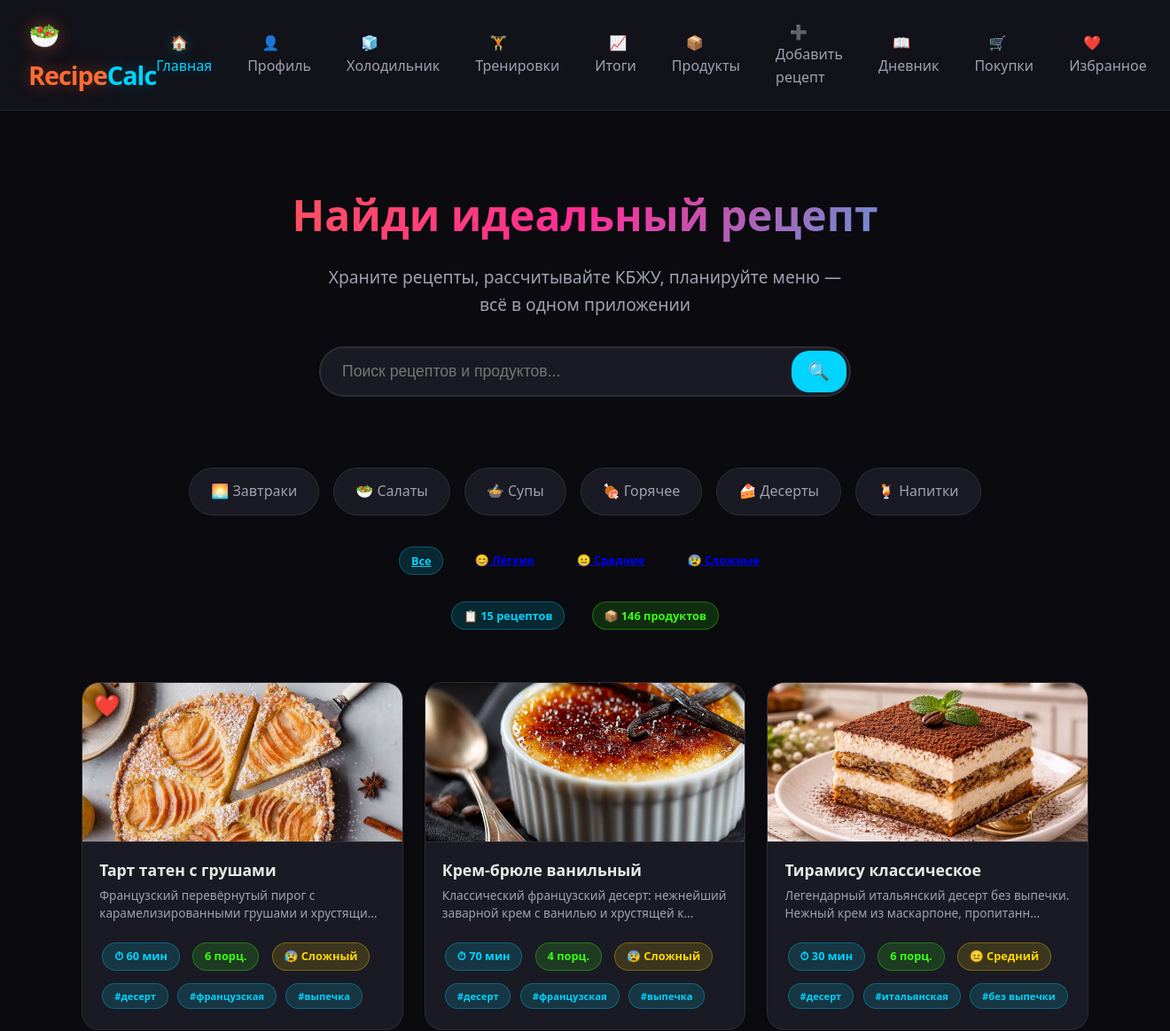
The app's page / (upper part), older data.
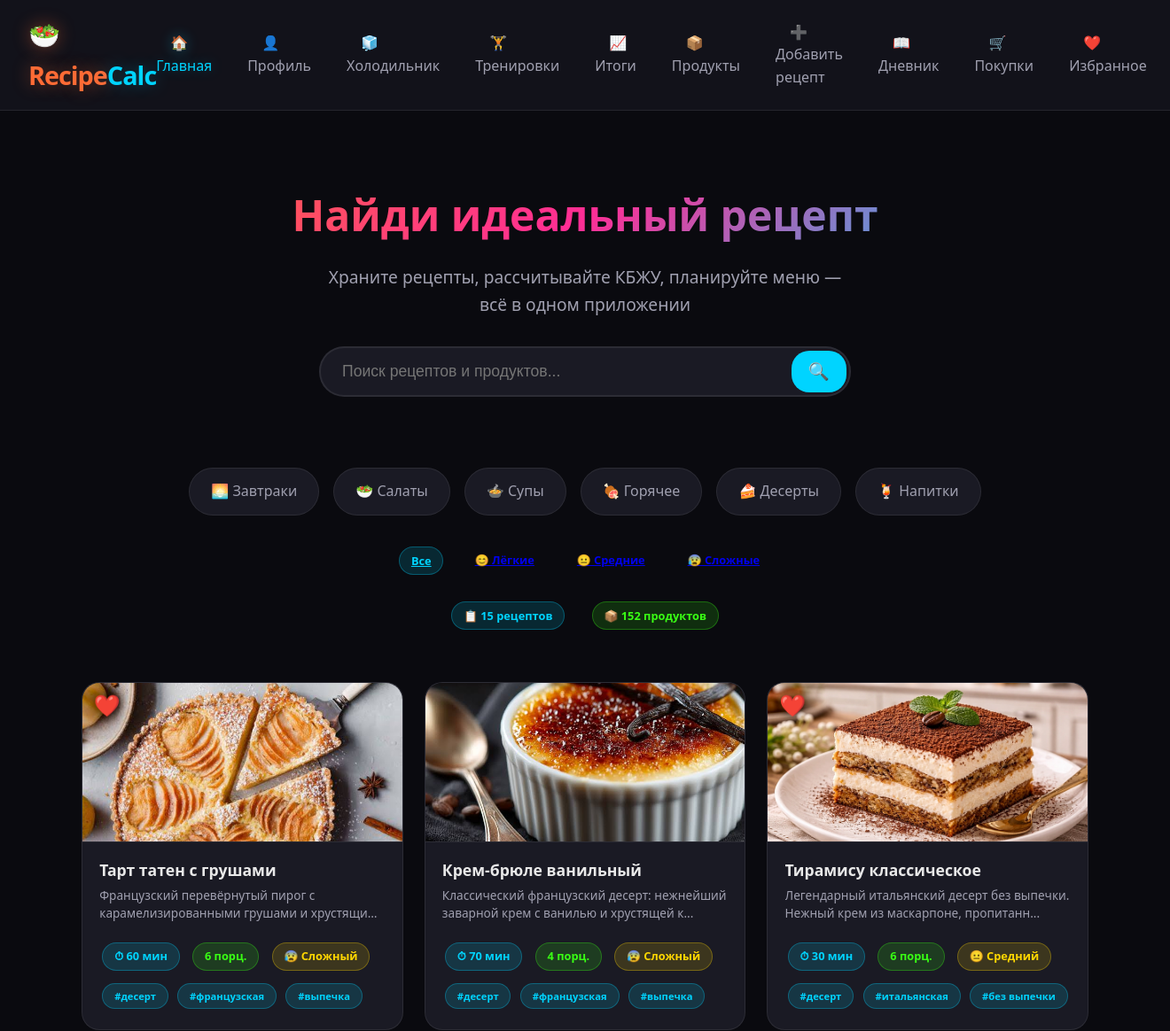
The same page, newer data.
### models.py (models this page shows, shortened)
class Recipe(db.Model):
    id = db.Column(db.Integer, primary_key=True)
    title = db.Column(db.String(200), nullable=False)
    description = db.Column(db.Text, default='')
    image = db.Column(db.String(300), default='')
    prep_time = db.Column(db.Integer, default=0)
    cook_time = db.Column(db.Integer, default=0)
    total_time = db.Column(db.Integer, default=0)
    default_portions = db.Column(db.Integer, default=1)
    difficulty = db.Column(db.String(20), default='easy')
    tags = db.Column(db.String(300), default='')
    instructions = db.Column(db.Text, default='')  # JSON steps
    created_at = db.Column(db.DateTime, default=datetime.utcnow)
    updated_at = db.Column(db.DateTime, default=datetime.utcnow, onupdate=datetime.utcnow)
    favorites = db.Column(db.Boolean, default=False)
    rating = db.Column(db.Float, default=0.0)
    rating_count = db.Column(db.Integer, default=0)
    ingredients = db.relationship('RecipeIngredient',
                                  backref='recipe',
                                  lazy=True,
                                  cascade="all, delete-orphan")

### routes/main.py (the view)
@main_bp.route('/')
def index():
    search_query = request.args.get('q', '')
    difficulty_filter = request.args.get('difficulty', '')
    favorites_filter = request.args.get('favorites', '0')
    sort_by = request.args.get('sort', 'newest')
    page = request.args.get('page', 1, type=int)
    per_page = 12
    query = Recipe.query
    if search_query:
        search_lower = search_query.lower()
        all_recipes = Recipe.query.all()
        filtered = []
        for r in all_recipes:
            if (search_lower in r.title.lower() or
                    search_lower in (r.description or '').lower() or
                    search_lower in (r.tags or '').lower() or
                    any(search_lower in (ing.product.name.lower() if ing.product else '') for ing in r.ingredients)):
                filtered.append(r)
        if sort_by == 'quick':
            filtered.sort(key=lambda x: x.total_time)
        else:
            filtered.sort(key=lambda x: x.created_at, reverse=True)
        total = len(filtered)
        per_page = 12
        page = request.args.get('page', 1, type=int)
        start = (page - 1) * per_page
        end = start + per_page
        recipes = filtered[start:end]
        class Pagination:
            pass
        pagination = Pagination()
        pagination.page = page
        pagination.per_page = per_page
        pagination.total = total
        pagination.pages = (total // per_page) + (1 if total % per_page else 0)
        pagination.has_prev = page > 1
        pagination.has_next = end < total
        pagination.prev_num = page - 1
        pagination.next_num = page + 1
    else:
        query = Recipe.query
    if difficulty_filter:
        query = query.filter(Recipe.difficulty == difficulty_filter)
    if favorites_filter == '1':
        query = query.filter(Recipe.favorites == True)
    if sort_by == 'quick':
        query = query.order_by(Recipe.total_time.asc())
    else:  # newest
        query = query.order_by(Recipe.created_at.desc())
    pagination = query.paginate(page=page, per_page=per_page, error_out=False)
    recipes = pagination.items
    categories = [
        {'name': 'Завтраки', 'icon': '🌅', 'tag': 'завтрак'},
        {'name': 'Салаты', 'icon': '🥗', 'tag': 'салат'},
        {'name': 'Супы', 'icon': '🍲', 'tag': 'суп'},
        {'name': 'Горячее', 'icon': '🍖', 'tag': 'горячее'},
        {'name': 'Десерты', 'icon': '🍰', 'tag': 'десерт'},
        {'name': 'Напитки', 'icon': '🍹', 'tag': 'напиток'},
    ]
    stats = {
        'total_recipes': Recipe.query.count(),
        'total_products': Product.query.count(),
    }
    return render_template(
        'index.html',
        recipes=recipes,
        query=search_query,
        categories=categories,
        stats=stats,
        difficulty_filter=difficulty_filter,
        favorites_filter=favorites_filter,
        sort_by=sort_by,
        pagination=pagination
    )

### templates/index.html (shortened to what this page needs)
{% extends "base.html" %}
{% block content %}
<div class="hero">
    <h1>Найди идеальный рецепт</h1>
    <p>Храните рецепты, рассчитывайте КБЖУ, планируйте меню — всё в одном приложении</p>
    <div class="search-box">
        <form action="{{ url_for('main.search') }}" method="GET" class="search-form">
            <input type="text" name="q" id="mainSearchInput" placeholder="Поиск рецептов и продуктов..."
                   value="{{ query }}" autocomplete="off" class="search-input">
            <button type="submit" class="search-btn">🔍</button>
        </form>
    </div>
</div>
<div class="category-grid">
    {% for cat in categories %}
    <a href="{{ url_for('main.index', q=cat.tag) }}" class="category-item">
        {{ cat.icon }} {{ cat.name }}
    </a>
    {% endfor %}
</div>
<div class="d-flex gap-2 flex-wrap mb-3 justify-content-center">
    <a href="{{ url_for('main.index', q=query, sort=sort_by, difficulty='') }}"
       class="badge {% if not difficulty_filter %}badge-primary{% endif %}">
        Все
    </a>
    <a href="{{ url_for('main.index', q=query, difficulty='easy') }}"
       class="badge {% if difficulty_filter == 'easy' %}badge-success{% endif %}">
        😊 Лёгкие
    </a>
    <a href="{{ url_for('main.index', q=query, difficulty='medium') }}"
       class="badge {% if difficulty_filter == 'medium' %}badge-warning{% endif %}">
        😐 Средние
    </a>
    <a href="{{ url_for('main.index', q=query, difficulty='hard') }}"
       class="badge {% if difficulty_filter == 'hard' %}badge-danger{% endif %}">
        😰 Сложные
    </a>
</div>
<div class="d-flex gap-3 justify-content-center mb-4">
    <span class="badge badge-primary">📋 {{ stats.total_recipes }} рецептов</span>
    <span class="badge badge-success">📦 {{ stats.total_products }} продуктов</span>
</div>
{% if recipes %}
<div class="recipe-grid">
    {% for recipe in recipes %}
    <a href="{{ url_for('recipes.view_recipe', recipe_id=recipe.id) }}"
       class="recipe-card-link">
        <div class="card">
            {% if recipe.image %}
            <img src="{{ url_for('static', filename=recipe.image) }}"
                 alt="{{ recipe.title }}" class="card-img">
            {% else %}
            <div class="card-img-placeholder">
                🍽️
            </div>
            {% endif %}
            {% if recipe.favorites %}
            <span class="favorite-badge" title="В избранном">❤️</span>
            {% endif %}
            <div class="card-body">
                <h3 class="card-title" title="{{ recipe.title }}">{{ recipe.title }}</h3>
                <p class="card-text">
                    {% if recipe.description %}
                        {{ recipe.description[:80] }}{% if recipe.description|length > 80 %}...{% endif %}
                    {% else %}
                        Нет описания
                    {% endif %}
                </p>
                <div class="card-tags">
                    <div class="d-flex gap-1 flex-wrap">
                        {% if recipe.total_time %}
                        <span class="badge badge-primary">⏱ {{ recipe.total_time }} мин</span>
                        {% endif %}
                        <span class="badge badge-success">{{ recipe.default_portions }} порц.</span>
                        <span class="badge badge-warning">
                            {% if recipe.difficulty == 'easy' %}😊 Лёгкий
                            {% elif recipe.difficulty == 'medium' %}😐 Средний
                            {% else %}😰 Сложный{% endif %}
                        </span>
                    </div>
                    <div class="mt-1">
                        {% if recipe.tags %}
                            {% for tag in recipe.tags.split(',')[:3] %}
                                {% if tag.strip() %}
                                <span class="badge badge-primary" style="font-size:0.7rem;">#{{ tag.strip() }}</span>
                                {% endif %}
                            {% endfor %}
                        {% endif %}
                    </div>
                </div>
            </div>
        </div>
    </a>
    {% endfor %}
</div>
{% endif %}
{% endblock %}

### templates/base.html (shortened to what this page needs)
<!DOCTYPE html>
<html lang="ru">
<head>
    <link rel="stylesheet" href="{{ url_for('static', filename='css/style.css') }}">
</head>
<body>
    <nav class="navbar">
        <a href="{{ url_for('main.index') }}" class="navbar-brand">
            🥗 Recipe<span>Calc</span>
        </a>
        <ul class="navbar-nav">
            <li><a href="{{ url_for('main.index') }}" class="{% if request.endpoint == 'main.index' %}active{% endif %}">
                🏠 Главная
            </a></li>
            <li><a href="{{ url_for('profile.profile') }}" class="{% if 'profile' in request.endpoint %}active{% endif %}">👤 Профиль</a></li>
            <li><a href="{{ url_for('main.fridge') }}" class="{% if request.endpoint == 'main.fridge' %}active{% endif %}">🧊 Холодильник</a></li>
            <li><a href="{{ url_for('workouts.workouts') }}" class="{% if 'workouts' in request.endpoint %}active{% endif %}">🏋️ Тренировки</a></li>
            <li><a href="{{ url_for('stats.stats') }}" class="{% if 'stats' in request.endpoint %}active{% endif %}">📈 Итоги</a></li>
            <li><a href="{{ url_for('products.product_list') }}" class="{% if 'products' in request.endpoint %}active{% endif %}">
                📦 Продукты
            </a></li>
            <li><a href="{{ url_for('recipes.add_recipe') }}" class="{% if request.endpoint == 'recipes.add_recipe' %}active{% endif %}">
                ➕ Добавить рецепт
            </a></li>
            <li><a href="{{ url_for('diary.diary') }}" class="{% if 'diary' in request.endpoint %}active{% endif %}">
                📖 Дневник
            </a></li>
            <li><a href="{{ url_for('shopping.shopping_list') }}" class="{% if 'shopping' in request.endpoint %}active{% endif %}">🛒 Покупки</a></li>
            <li><a href="{{ url_for('main.index', favorites='1') }}" class="{% if request.args.get('favorites') == '1' %}active{% endif %}">
                ❤️ Избранное
            </a></li>
        </ul>
    </nav>
    <main class="container">
        {% block content %}{% endblock %}
    </main>
</body>
</html>

Row changes from the older to the newer data that the page shows:
changed Recipe "Тирамису классическое": now shows "❤️"
Text that changed along with them:
{{ stats.total_products }}: "146" → "152"
